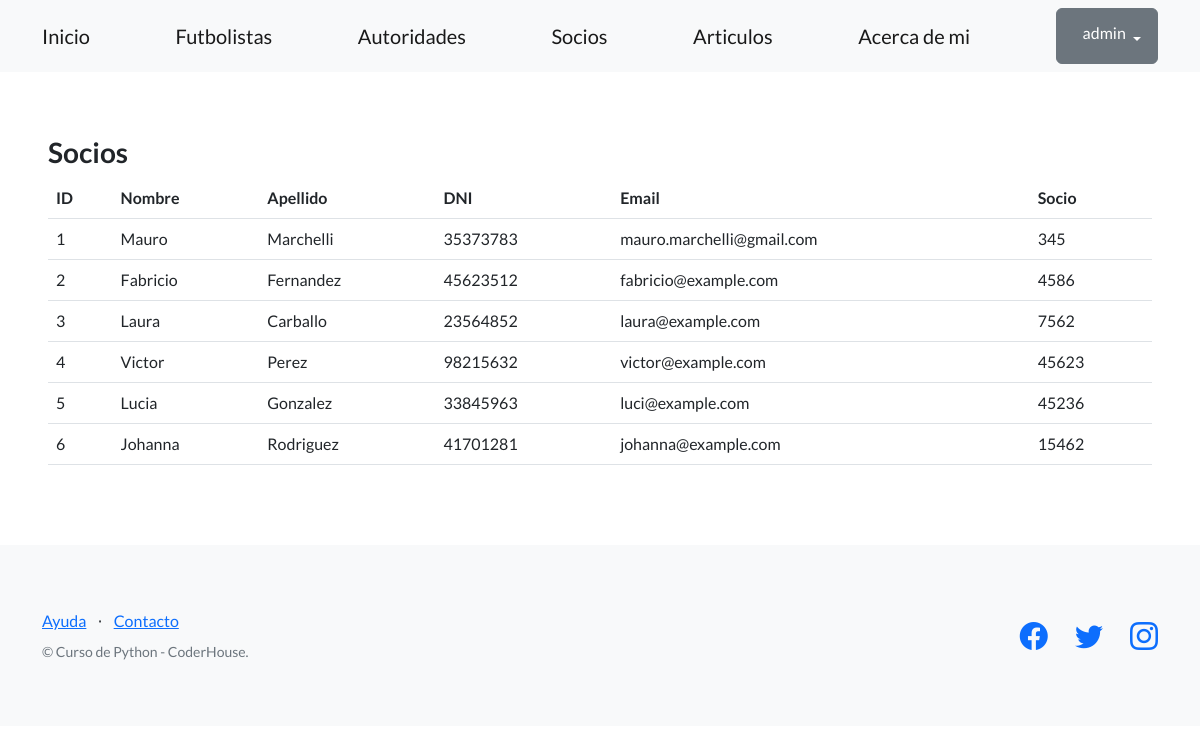
The page /control/socios/ (signed in) on the database its author committed.
### Cuervo/models.py (models this page shows, shortened)
class Socio(models.Model):
    nombre = models.CharField(max_length=256)
    apellido = models.CharField(max_length=256)
    dni = models.CharField(max_length=32)
    email = models.EmailField(blank=True)
    socio_n = models.IntegerField(null=True)

### Cuervo/views.py (the view)
# urls.py: path("socios/", listar_socios, name="lista_socios"),
def listar_socios(request):
    contexto = {
        "socios": Socio.objects.all(),
    }
    http_response = render(
        request=request,
        template_name='Cuervo/lista_socios.html',
        context=contexto,
    )
    return http_response

### Cuervo/templates/Cuervo/lista_socios.html (shortened to what this page needs)
{% extends "templates/base.html" %}
{% block contenido %}
<h3>Socios </h3>
<table class="table">
  <tbody>
    <tr>
      <th>ID</th>
      <th>Nombre</th>
      <th>Apellido</th>
      <th>DNI</th>
      <th>Email</th>
      <th>Socio</th>
    </tr>
    {% for socio in socios %}
    <tr>
      <td>{{ socio.id }}</td>
      <td>{{ socio.nombre }}</td>
      <td>{{ socio.apellido }}</td>
      <td>{{ socio.dni }}</td>
      <td>{{ socio.email }}</td>
      <td>{{ socio.socio_n }}</td>
    </tr>
    {% endfor %}
  </tbody>
</table>
{% endblock contenido %}

### templates/base.html (shortened to what this page needs)
{% load static %}
<!DOCTYPE html>
<html lang="en">
<head>
    <link href="https://cdn.jsdelivr.net/npm/bootstrap-icons@1.5.0/font/bootstrap-icons.css" rel="stylesheet" type="text/css" />
    <link href="{% static 'css/styles.css' %}" rel="stylesheet" />
</head>
<body>
    <nav class="navbar navbar-light bg-light static-top">
        <div class="container">
            <a class="navbar-brand" href="{% url "inicio"%}">Inicio</a>
            <a class="navbar-brand" href="{% url 'lista_futbolistas' %}">Futbolistas</a>
            <a class="navbar-brand" href="{% url 'lista_autoridades' %}">Autoridades</a>
            <a class="navbar-brand" href="{% url 'lista_socios' %}">Socios</a>
            <a class="navbar-brand" href="{% url "lista_articulos" %}">Articulos</a>
            <a class="navbar-brand" href="{% url 'acerca_de_mi' %}">Acerca de mi</a>
            {% if user.is_authenticated %}
            <div class="dropdown">
                <button class="btn btn-secondary dropdown-toggle" type="button" id="dropdownMenuButton1" data-bs-toggle="dropdown" aria-expanded="false">
                    <div style="display: inline-flex;">
                        <span>{{ user.username }}</span>
                    </div>
                </button>
            </div>
            {% else %}
            <a class="btn btn-primary" href="{% url 'login' %}">Inicio sesión</a>
            <a class="btn btn-success" href="{% url 'registro' %}">Registro</a>
            {% endif %}
        </div>
    </nav>
    <section style="padding:4rem 3rem;">
        {% block contenido %} {% endblock contenido %}
    </section>
    <footer class="footer bg-light">
        <div class="container">
            <div class="row">
                <div class="col-lg-6 h-100 text-center text-lg-start my-auto">
                    <ul class="list-inline mb-2">
                        <li class="list-inline-item"><a href="#!">Ayuda</a></li>
                        <li class="list-inline-item">⋅</li>
                        <li class="list-inline-item"><a href="#!">Contacto</a></li>
                    </ul>
                    <p class="text-muted small mb-4 mb-lg-0">&copy; Curso de Python - CoderHouse.</p>
                </div>
                <div class="col-lg-6 h-100 text-center text-lg-end my-auto">
                    <ul class="list-inline mb-0">
                        <li class="list-inline-item me-4">
                            <a href="https://www.facebook.com/SanLorenzo/"><i class="bi-facebook fs-3"></i></a>
                        </li>
                        <li class="list-inline-item me-4">
                            <a href="https://twitter.com/SanLorenzo"><i class="bi-twitter fs-3"></i></a>
                        </li>
                        <li class="list-inline-item">
                            <a href="https://www.instagram.com/sanlorenzo/"><i class="bi-instagram fs-3"></i></a>
                        </li>
                    </ul>
                </div>
            </div>
        </div>
    </footer>
</body>
</html>

### rows shown on the page
Socio: id "1", nombre "Mauro", apellido "Marchelli", dni "35373783", email "mauro.marchelli@gmail.com", socio_n "345"
Socio: id "2", nombre "Fabricio", apellido "Fernandez", dni "45623512", email "fabricio@example.com", socio_n "4586"
Socio: id "3", nombre "Laura", apellido "Carballo", dni "23564852", email "laura@example.com", socio_n "7562"
Socio: id "4", nombre "Victor", apellido "Perez", dni "98215632", email "victor@example.com", socio_n "45623"
Socio: id "5", nombre "Lucia", apellido "Gonzalez", dni "33845963", email "luci@example.com", socio_n "45236"
Socio: id "6", nombre "Johanna", apellido "Rodriguez", dni "41701281", email "johanna@example.com", socio_n "15462"

### other values the page prints
{{ user.username }} "admin"
